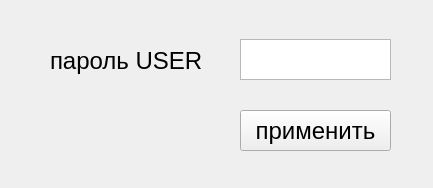
<?xml version="1.0" encoding="UTF-8"?>
<ui version="4.0">
 <class>Form_unmount</class>
 <widget class="QWidget" name="Form_unmount">
  <property name="geometry">
   <rect>
    <x>0</x>
    <y>0</y>
    <width>433</width>
    <height>188</height>
   </rect>
  </property>
  <property name="windowTitle">
   <string>Form</string>
  </property>
  <widget class="QTextEdit" name="textEdit">
   <property name="geometry">
    <rect>
     <x>240</x>
     <y>39</y>
     <width>151</width>
     <height>41</height>
    </rect>
   </property>
   <property name="font">
    <font>
     <pointsize>18</pointsize>
    </font>
   </property>
  </widget>
  <widget class="QPushButton" name="pushButton">
   <property name="geometry">
    <rect>
     <x>240</x>
     <y>110</y>
     <width>151</width>
     <height>41</height>
    </rect>
   </property>
   <property name="font">
    <font>
     <pointsize>18</pointsize>
    </font>
   </property>
   <property name="text">
    <string>применить</string>
   </property>
  </widget>
  <widget class="QLabel" name="label">
   <property name="geometry">
    <rect>
     <x>50</x>
     <y>40</y>
     <width>151</width>
     <height>41</height>
    </rect>
   </property>
   <property name="font">
    <font>
     <pointsize>18</pointsize>
    </font>
   </property>
   <property name="text">
    <string>пароль USER</string>
   </property>
  </widget>
 </widget>
 <resources/>
 <connections/>
</ui>
